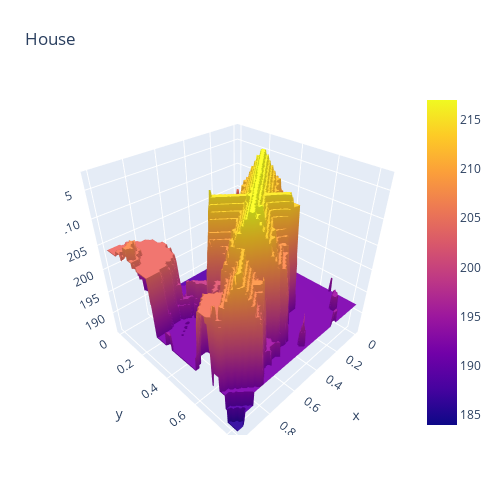

The notebook cell this image was saved under:
### Code cell
zthree = img_dms_raster[1]
sh_0, sh_1 = zthree.shape
x, y = np.linspace(0, 1, sh_0), np.linspace(0, 1, sh_1)
fig = go.Figure(data=[go.Surface(z=zthree, x=x, y=y)])
fig.update_layout(title='House', autosize=False,
                  width=500, height=500,
                  margin=dict(l=65, r=50, b=65, t=90))
fig.show()

### Figure 1 — Plotly figure (JSON) as saved in the notebook; plotly's stock layout.template omitted (floating-point values rounded to 4 significant figures; data arrays with more than 128 entries replaced by an {"elided": "..."} marker saying what was removed)
{"data": [{"type": "surface", "x": {"elided": "250 float values"}, "y": {"elided": "300 float values"}, "z": {"elided": "250x300 int values"}}], "layout": {"autosize": false, "height": 500, "margin": {"b": 65, "l": 65, "r": 50, "t": 90}, "title": {"text": "House"}, "width": 500}}
